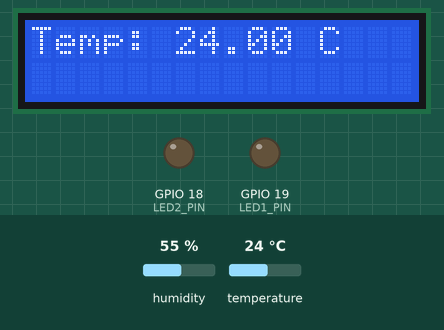
Recording of a sketch running on a simulated ESP32. Parts: 16×2 character LCD, output pins drawn as LEDs (lit = HIGH). The inputs (shaded band) are chosen by the test bench; at power-on: temperature 24 °C, humidity 55 %. What the sketch prints to the serial monitor is not drawn.

Above: at 1.2 s.
1.3 s: temperature set to 12 °C
At 2.6 s:
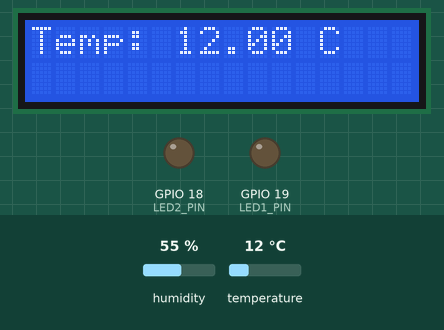
4.0 s: temperature set to 19 °C
At 5.5 s:
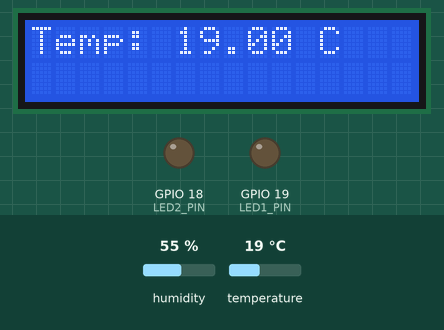
6.7 s: temperature set to 28 °C
At 8.9 s:
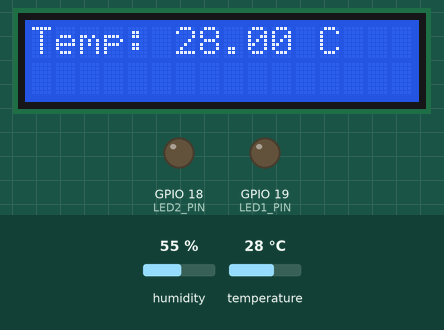
Timing chart, 0 to 10.4 s (numbered marks = the images above; inputs shaded):
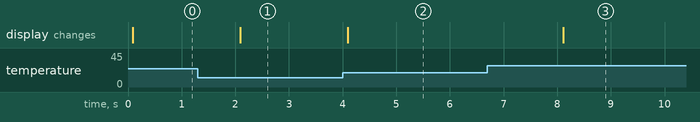

The sketch:

baitap_freertos_queue_bai_2.ino
```cpp
#include <Arduino.h>
#include <LiquidCrystal_I2C.h>
#include <freertos/FreeRTOS.h>
#include <freertos/task.h>
#include <freertos/queue.h>
#include <DHT.h>

LiquidCrystal_I2C lcd(0x27, 16, 2);

#if CONFIG_FREERTOS_UNICORE
#define ARDUINO_RUNNING_CORE 0
#else
#define ARDUINO_RUNNING_CORE 1
#endif

#define LED1_PIN 19
#define LED2_PIN 18
#define DHTPIN 25
#define DHTTYPE DHT22

void TaskButton(void *pvParameters);
void TaskReadTemperature(void *pvParameters);
void TaskDisplayTemperature(void *pvParameters);

volatile bool ledToggle = false;
QueueHandle_t temperatureQueue;
DHT dht(DHTPIN, DHTTYPE);

void setup() {
  lcd.init();  // Khởi tạo LCD
  lcd.backlight();

  Serial.begin(115200);

  pinMode(LED1_PIN, OUTPUT);
  pinMode(LED2_PIN, OUTPUT);

  dht.begin();

  temperatureQueue = xQueueCreate(5, sizeof(float));

  xTaskCreatePinnedToCore(
    TaskReadTemperature, // Hàm thực thi Task
    "TaskReadTemperature", // Tên Task
    2048,                // Kích thước stack
    NULL,                // Tham số truyền vào (không có)
    1,                   // Độ ưu tiên của Task
    NULL,                // Handle của Task (không cần)
    ARDUINO_RUNNING_CORE // Chạy trên core chỉ định
  );

  xTaskCreatePinnedToCore(
    TaskDisplayTemperature, // Hàm thực thi Task
    "TaskDisplayTemperature", // Tên Task
    2048,                // Kích thước stack
    NULL,                // Tham số truyền vào (không có)
    1,                   // Độ ưu tiên của Task
    NULL,                // Handle của Task (không cần)
    ARDUINO_RUNNING_CORE // Chạy trên core chỉ định
  );
}

void loop() {
  // Không sử dụng loop() vì các Task đã được khởi tạo ở setup()
}

void TaskReadTemperature(void *pvParameters) {
  (void) pvParameters;

  for (;;) {
    float temperature = dht.readTemperature();
    if (!isnan(temperature)) {
      if (xQueueSend(temperatureQueue, &temperature, 0) != pdTRUE) {
        Serial.println("Failed to send temperature to queue");
      } else {
        Serial.print("Temperature sent to queue: ");
        Serial.println(temperature);
      }
    } else {
      Serial.println("Failed to read from DHT sensor");
    }
    vTaskDelay(2000 / portTICK_PERIOD_MS);  // Đọc nhiệt độ mỗi 2 giây
  }
}

void TaskDisplayTemperature(void *pvParameters) {
  (void) pvParameters;
  float receivedTemperature;

  for (;;) {
    if (xQueueReceive(temperatureQueue, &receivedTemperature, portMAX_DELAY) == pdTRUE) {
      lcd.clear();
      lcd.setCursor(0, 0);
      lcd.print("Temp: ");
      lcd.print(receivedTemperature);
      lcd.print(" C   ");
    }
  }
}
```

Measured:
- after the input at 1.3 s, the display: changes after 0.79 s (image 1)
- after the input at 4.0 s, the display: changes after 0.10 s (image 2)
- after the input at 6.7 s, the display: changes after 1.4 s (image 3)
